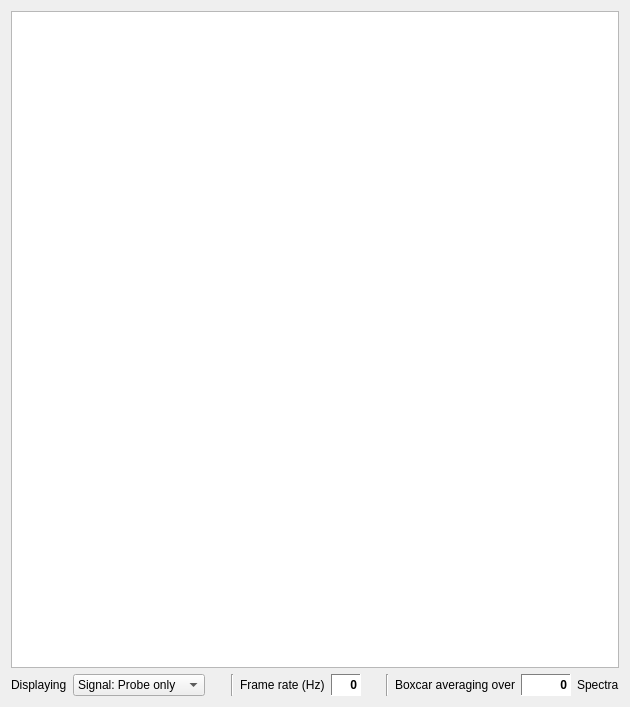
<?xml version="1.0" encoding="UTF-8"?>
<ui version="4.0">
 <class>Form</class>
 <widget class="QWidget" name="Form">
  <property name="geometry">
   <rect>
    <x>0</x>
    <y>0</y>
    <width>630</width>
    <height>707</height>
   </rect>
  </property>
  <property name="windowTitle">
   <string>Imager widget</string>
  </property>
  <layout class="QVBoxLayout" name="verticalLayout_2">
   <item>
    <widget class="PlotWidget" name="plotWidget"/>
   </item>
   <item>
    <layout class="QHBoxLayout" name="horizontalLayout">
     <property name="sizeConstraint">
      <enum>QLayout::SetDefaultConstraint</enum>
     </property>
     <item>
      <widget class="QLabel" name="label_2">
       <property name="text">
        <string>Displaying</string>
       </property>
      </widget>
     </item>
     <item>
      <widget class="QComboBox" name="plotDataComboBox">
       <property name="sizePolicy">
        <sizepolicy hsizetype="Preferred" vsizetype="Fixed">
         <horstretch>0</horstretch>
         <verstretch>0</verstretch>
        </sizepolicy>
       </property>
       <property name="minimumSize">
        <size>
         <width>120</width>
         <height>0</height>
        </size>
       </property>
       <item>
        <property name="text">
         <string>Signal: Probe only</string>
        </property>
       </item>
       <item>
        <property name="text">
         <string>Signal: Pump-Probe</string>
        </property>
       </item>
       <item>
        <property name="text">
         <string>Signal: Ratio</string>
        </property>
       </item>
       <item>
        <property name="text">
         <string>Signal: Optical Density</string>
        </property>
       </item>
       <item>
        <property name="text">
         <string>RMS: Probe Only</string>
        </property>
       </item>
       <item>
        <property name="text">
         <string>RMS: Pump-Probe</string>
        </property>
       </item>
       <item>
        <property name="text">
         <string>RMS: Ratio</string>
        </property>
       </item>
       <item>
        <property name="text">
         <string>RMS: Optical Density</string>
        </property>
       </item>
      </widget>
     </item>
     <item>
      <spacer name="horizontalSpacer">
       <property name="orientation">
        <enum>Qt::Horizontal</enum>
       </property>
       <property name="sizeHint" stdset="0">
        <size>
         <width>40</width>
         <height>20</height>
        </size>
       </property>
      </spacer>
     </item>
     <item>
      <widget class="Line" name="line">
       <property name="orientation">
        <enum>Qt::Vertical</enum>
       </property>
      </widget>
     </item>
     <item>
      <widget class="QLabel" name="label_5">
       <property name="text">
        <string>Frame rate (Hz)</string>
       </property>
      </widget>
     </item>
     <item>
      <widget class="QLabel" name="fpsLabel">
       <property name="minimumSize">
        <size>
         <width>30</width>
         <height>0</height>
        </size>
       </property>
       <property name="palette">
        <palette>
         <active>
          <colorrole role="WindowText">
           <brush brushstyle="SolidPattern">
            <color alpha="255">
             <red>0</red>
             <green>0</green>
             <blue>0</blue>
            </color>
           </brush>
          </colorrole>
          <colorrole role="Button">
           <brush brushstyle="SolidPattern">
            <color alpha="255">
             <red>255</red>
             <green>255</green>
             <blue>255</blue>
            </color>
           </brush>
          </colorrole>
          <colorrole role="Light">
           <brush brushstyle="SolidPattern">
            <color alpha="255">
             <red>255</red>
             <green>255</green>
             <blue>255</blue>
            </color>
           </brush>
          </colorrole>
          <colorrole role="Midlight">
           <brush brushstyle="SolidPattern">
            <color alpha="255">
             <red>255</red>
             <green>255</green>
             <blue>255</blue>
            </color>
           </brush>
          </colorrole>
          <colorrole role="Dark">
           <brush brushstyle="SolidPattern">
            <color alpha="255">
             <red>127</red>
             <green>127</green>
             <blue>127</blue>
            </color>
           </brush>
          </colorrole>
          <colorrole role="Mid">
           <brush brushstyle="SolidPattern">
            <color alpha="255">
             <red>170</red>
             <green>170</green>
             <blue>170</blue>
            </color>
           </brush>
          </colorrole>
          <colorrole role="Text">
           <brush brushstyle="SolidPattern">
            <color alpha="255">
             <red>0</red>
             <green>0</green>
             <blue>0</blue>
            </color>
           </brush>
          </colorrole>
          <colorrole role="BrightText">
           <brush brushstyle="SolidPattern">
            <color alpha="255">
             <red>255</red>
             <green>255</green>
             <blue>255</blue>
            </color>
           </brush>
          </colorrole>
          <colorrole role="ButtonText">
           <brush brushstyle="SolidPattern">
            <color alpha="255">
             <red>0</red>
             <green>0</green>
             <blue>0</blue>
            </color>
           </brush>
          </colorrole>
          <colorrole role="Base">
           <brush brushstyle="SolidPattern">
            <color alpha="255">
             <red>255</red>
             <green>255</green>
             <blue>255</blue>
            </color>
           </brush>
          </colorrole>
          <colorrole role="Window">
           <brush brushstyle="SolidPattern">
            <color alpha="255">
             <red>255</red>
             <green>255</green>
             <blue>255</blue>
            </color>
           </brush>
          </colorrole>
          <colorrole role="Shadow">
           <brush brushstyle="SolidPattern">
            <color alpha="255">
             <red>0</red>
             <green>0</green>
             <blue>0</blue>
            </color>
           </brush>
          </colorrole>
          <colorrole role="AlternateBase">
           <brush brushstyle="SolidPattern">
            <color alpha="255">
             <red>255</red>
             <green>255</green>
             <blue>255</blue>
            </color>
           </brush>
          </colorrole>
          <colorrole role="ToolTipBase">
           <brush brushstyle="SolidPattern">
            <color alpha="255">
             <red>255</red>
             <green>255</green>
             <blue>220</blue>
            </color>
           </brush>
          </colorrole>
          <colorrole role="ToolTipText">
           <brush brushstyle="SolidPattern">
            <color alpha="255">
             <red>0</red>
             <green>0</green>
             <blue>0</blue>
            </color>
           </brush>
          </colorrole>
         </active>
         <inactive>
          <colorrole role="WindowText">
           <brush brushstyle="SolidPattern">
            <color alpha="255">
             <red>0</red>
             <green>0</green>
             <blue>0</blue>
            </color>
           </brush>
          </colorrole>
          <colorrole role="Button">
           <brush brushstyle="SolidPattern">
            <color alpha="255">
             <red>255</red>
             <green>255</green>
             <blue>255</blue>
            </color>
           </brush>
          </colorrole>
          <colorrole role="Light">
           <brush brushstyle="SolidPattern">
            <color alpha="255">
             <red>255</red>
             <green>255</green>
             <blue>255</blue>
            </color>
           </brush>
          </colorrole>
          <colorrole role="Midlight">
           <brush brushstyle="SolidPattern">
            <color alpha="255">
             <red>255</red>
             <green>255</green>
             <blue>255</blue>
            </color>
           </brush>
          </colorrole>
          <colorrole role="Dark">
           <brush brushstyle="SolidPattern">
            <color alpha="255">
             <red>127</red>
             <green>127</green>
             <blue>127</blue>
            </color>
           </brush>
          </colorrole>
          <colorrole role="Mid">
           <brush brushstyle="SolidPattern">
            <color alpha="255">
             <red>170</red>
             <green>170</green>
             <blue>170</blue>
            </color>
           </brush>
          </colorrole>
          <colorrole role="Text">
           <brush brushstyle="SolidPattern">
            <color alpha="255">
             <red>0</red>
             <green>0</green>
             <blue>0</blue>
            </color>
           </brush>
          </colorrole>
          <colorrole role="BrightText">
           <brush brushstyle="SolidPattern">
            <color alpha="255">
             <red>255</red>
             <green>255</green>
             <blue>255</blue>
            </color>
           </brush>
          </colorrole>
          <colorrole role="ButtonText">
           <brush brushstyle="SolidPattern">
            <color alpha="255">
             <red>0</red>
             <green>0</green>
             <blue>0</blue>
            </color>
           </brush>
          </colorrole>
          <colorrole role="Base">
           <brush brushstyle="SolidPattern">
            <color alpha="255">
             <red>255</red>
             <green>255</green>
             <blue>255</blue>
            </color>
           </brush>
          </colorrole>
          <colorrole role="Window">
           <brush brushstyle="SolidPattern">
            <color alpha="255">
             <red>255</red>
             <green>255</green>
             <blue>255</blue>
            </color>
           </brush>
          </colorrole>
          <colorrole role="Shadow">
           <brush brushstyle="SolidPattern">
            <color alpha="255">
             <red>0</red>
             <green>0</green>
             <blue>0</blue>
            </color>
           </brush>
          </colorrole>
          <colorrole role="AlternateBase">
           <brush brushstyle="SolidPattern">
            <color alpha="255">
             <red>255</red>
             <green>255</green>
             <blue>255</blue>
            </color>
           </brush>
          </colorrole>
          <colorrole role="ToolTipBase">
           <brush brushstyle="SolidPattern">
            <color alpha="255">
             <red>255</red>
             <green>255</green>
             <blue>220</blue>
            </color>
           </brush>
          </colorrole>
          <colorrole role="ToolTipText">
           <brush brushstyle="SolidPattern">
            <color alpha="255">
             <red>0</red>
             <green>0</green>
             <blue>0</blue>
            </color>
           </brush>
          </colorrole>
         </inactive>
         <disabled>
          <colorrole role="WindowText">
           <brush brushstyle="SolidPattern">
            <color alpha="255">
             <red>127</red>
             <green>127</green>
             <blue>127</blue>
            </color>
           </brush>
          </colorrole>
          <colorrole role="Button">
           <brush brushstyle="SolidPattern">
            <color alpha="255">
             <red>255</red>
             <green>255</green>
             <blue>255</blue>
            </color>
           </brush>
          </colorrole>
          <colorrole role="Light">
           <brush brushstyle="SolidPattern">
            <color alpha="255">
             <red>255</red>
             <green>255</green>
             <blue>255</blue>
            </color>
           </brush>
          </colorrole>
          <colorrole role="Midlight">
           <brush brushstyle="SolidPattern">
            <color alpha="255">
             <red>255</red>
             <green>255</green>
             <blue>255</blue>
            </color>
           </brush>
          </colorrole>
          <colorrole role="Dark">
           <brush brushstyle="SolidPattern">
            <color alpha="255">
             <red>127</red>
             <green>127</green>
             <blue>127</blue>
            </color>
           </brush>
          </colorrole>
          <colorrole role="Mid">
           <brush brushstyle="SolidPattern">
            <color alpha="255">
             <red>170</red>
             <green>170</green>
             <blue>170</blue>
            </color>
           </brush>
          </colorrole>
          <colorrole role="Text">
           <brush brushstyle="SolidPattern">
            <color alpha="255">
             <red>127</red>
             <green>127</green>
             <blue>127</blue>
            </color>
           </brush>
          </colorrole>
          <colorrole role="BrightText">
           <brush brushstyle="SolidPattern">
            <color alpha="255">
             <red>255</red>
             <green>255</green>
             <blue>255</blue>
            </color>
           </brush>
          </colorrole>
          <colorrole role="ButtonText">
           <brush brushstyle="SolidPattern">
            <color alpha="255">
             <red>127</red>
             <green>127</green>
             <blue>127</blue>
            </color>
           </brush>
          </colorrole>
          <colorrole role="Base">
           <brush brushstyle="SolidPattern">
            <color alpha="255">
             <red>255</red>
             <green>255</green>
             <blue>255</blue>
            </color>
           </brush>
          </colorrole>
          <colorrole role="Window">
           <brush brushstyle="SolidPattern">
            <color alpha="255">
             <red>255</red>
             <green>255</green>
             <blue>255</blue>
            </color>
           </brush>
          </colorrole>
          <colorrole role="Shadow">
           <brush brushstyle="SolidPattern">
            <color alpha="255">
             <red>0</red>
             <green>0</green>
             <blue>0</blue>
            </color>
           </brush>
          </colorrole>
          <colorrole role="AlternateBase">
           <brush brushstyle="SolidPattern">
            <color alpha="255">
             <red>255</red>
             <green>255</green>
             <blue>255</blue>
            </color>
           </brush>
          </colorrole>
          <colorrole role="ToolTipBase">
           <brush brushstyle="SolidPattern">
            <color alpha="255">
             <red>255</red>
             <green>255</green>
             <blue>220</blue>
            </color>
           </brush>
          </colorrole>
          <colorrole role="ToolTipText">
           <brush brushstyle="SolidPattern">
            <color alpha="255">
             <red>0</red>
             <green>0</green>
             <blue>0</blue>
            </color>
           </brush>
          </colorrole>
         </disabled>
        </palette>
       </property>
       <property name="font">
        <font>
         <weight>75</weight>
         <bold>true</bold>
        </font>
       </property>
       <property name="autoFillBackground">
        <bool>true</bool>
       </property>
       <property name="frameShape">
        <enum>QFrame::Panel</enum>
       </property>
       <property name="frameShadow">
        <enum>QFrame::Sunken</enum>
       </property>
       <property name="text">
        <string>0</string>
       </property>
       <property name="textFormat">
        <enum>Qt::PlainText</enum>
       </property>
       <property name="alignment">
        <set>Qt::AlignRight|Qt::AlignTrailing|Qt::AlignVCenter</set>
       </property>
      </widget>
     </item>
     <item>
      <spacer name="horizontalSpacer_2">
       <property name="orientation">
        <enum>Qt::Horizontal</enum>
       </property>
       <property name="sizeHint" stdset="0">
        <size>
         <width>40</width>
         <height>20</height>
        </size>
       </property>
      </spacer>
     </item>
     <item>
      <widget class="Line" name="line_2">
       <property name="orientation">
        <enum>Qt::Vertical</enum>
       </property>
      </widget>
     </item>
     <item>
      <widget class="QLabel" name="label">
       <property name="text">
        <string>Boxcar averaging over</string>
       </property>
      </widget>
     </item>
     <item>
      <widget class="QLabel" name="countupLabel">
       <property name="minimumSize">
        <size>
         <width>50</width>
         <height>0</height>
        </size>
       </property>
       <property name="palette">
        <palette>
         <active>
          <colorrole role="WindowText">
           <brush brushstyle="SolidPattern">
            <color alpha="255">
             <red>0</red>
             <green>0</green>
             <blue>0</blue>
            </color>
           </brush>
          </colorrole>
          <colorrole role="Button">
           <brush brushstyle="SolidPattern">
            <color alpha="255">
             <red>255</red>
             <green>255</green>
             <blue>255</blue>
            </color>
           </brush>
          </colorrole>
          <colorrole role="Light">
           <brush brushstyle="SolidPattern">
            <color alpha="255">
             <red>255</red>
             <green>255</green>
             <blue>255</blue>
            </color>
           </brush>
          </colorrole>
          <colorrole role="Midlight">
           <brush brushstyle="SolidPattern">
            <color alpha="255">
             <red>255</red>
             <green>255</green>
             <blue>255</blue>
            </color>
           </brush>
          </colorrole>
          <colorrole role="Dark">
           <brush brushstyle="SolidPattern">
            <color alpha="255">
             <red>127</red>
             <green>127</green>
             <blue>127</blue>
            </color>
           </brush>
          </colorrole>
          <colorrole role="Mid">
           <brush brushstyle="SolidPattern">
            <color alpha="255">
             <red>170</red>
             <green>170</green>
             <blue>170</blue>
            </color>
           </brush>
          </colorrole>
          <colorrole role="Text">
           <brush brushstyle="SolidPattern">
            <color alpha="255">
             <red>0</red>
             <green>0</green>
             <blue>0</blue>
            </color>
           </brush>
          </colorrole>
          <colorrole role="BrightText">
           <brush brushstyle="SolidPattern">
            <color alpha="255">
             <red>255</red>
             <green>255</green>
             <blue>255</blue>
            </color>
           </brush>
          </colorrole>
          <colorrole role="ButtonText">
           <brush brushstyle="SolidPattern">
            <color alpha="255">
             <red>0</red>
             <green>0</green>
             <blue>0</blue>
            </color>
           </brush>
          </colorrole>
          <colorrole role="Base">
           <brush brushstyle="SolidPattern">
            <color alpha="255">
             <red>255</red>
             <green>255</green>
             <blue>255</blue>
            </color>
           </brush>
          </colorrole>
          <colorrole role="Window">
           <brush brushstyle="SolidPattern">
            <color alpha="255">
             <red>255</red>
             <green>255</green>
             <blue>255</blue>
            </color>
           </brush>
          </colorrole>
          <colorrole role="Shadow">
           <brush brushstyle="SolidPattern">
            <color alpha="255">
             <red>0</red>
             <green>0</green>
             <blue>0</blue>
            </color>
           </brush>
          </colorrole>
          <colorrole role="AlternateBase">
           <brush brushstyle="SolidPattern">
            <color alpha="255">
             <red>255</red>
             <green>255</green>
             <blue>255</blue>
            </color>
           </brush>
          </colorrole>
          <colorrole role="ToolTipBase">
           <brush brushstyle="SolidPattern">
            <color alpha="255">
             <red>255</red>
             <green>255</green>
             <blue>220</blue>
            </color>
           </brush>
          </colorrole>
          <colorrole role="ToolTipText">
           <brush brushstyle="SolidPattern">
            <color alpha="255">
             <red>0</red>
             <green>0</green>
             <blue>0</blue>
            </color>
           </brush>
          </colorrole>
         </active>
         <inactive>
          <colorrole role="WindowText">
           <brush brushstyle="SolidPattern">
            <color alpha="255">
             <red>0</red>
             <green>0</green>
             <blue>0</blue>
            </color>
           </brush>
          </colorrole>
          <colorrole role="Button">
           <brush brushstyle="SolidPattern">
            <color alpha="255">
             <red>255</red>
             <green>255</green>
             <blue>255</blue>
            </color>
           </brush>
          </colorrole>
          <colorrole role="Light">
           <brush brushstyle="SolidPattern">
            <color alpha="255">
             <red>255</red>
             <green>255</green>
             <blue>255</blue>
            </color>
           </brush>
          </colorrole>
          <colorrole role="Midlight">
           <brush brushstyle="SolidPattern">
            <color alpha="255">
             <red>255</red>
             <green>255</green>
             <blue>255</blue>
            </color>
           </brush>
          </colorrole>
          <colorrole role="Dark">
           <brush brushstyle="SolidPattern">
            <color alpha="255">
             <red>127</red>
             <green>127</green>
             <blue>127</blue>
            </color>
           </brush>
          </colorrole>
          <colorrole role="Mid">
           <brush brushstyle="SolidPattern">
            <color alpha="255">
             <red>170</red>
             <green>170</green>
             <blue>170</blue>
            </color>
           </brush>
          </colorrole>
          <colorrole role="Text">
           <brush brushstyle="SolidPattern">
            <color alpha="255">
             <red>0</red>
             <green>0</green>
             <blue>0</blue>
            </color>
           </brush>
          </colorrole>
          <colorrole role="BrightText">
           <brush brushstyle="SolidPattern">
            <color alpha="255">
             <red>255</red>
             <green>255</green>
             <blue>255</blue>
            </color>
           </brush>
          </colorrole>
          <colorrole role="ButtonText">
           <brush brushstyle="SolidPattern">
            <color alpha="255">
             <red>0</red>
             <green>0</green>
             <blue>0</blue>
            </color>
           </brush>
          </colorrole>
          <colorrole role="Base">
           <brush brushstyle="SolidPattern">
            <color alpha="255">
             <red>255</red>
             <green>255</green>
             <blue>255</blue>
            </color>
           </brush>
          </colorrole>
          <colorrole role="Window">
           <brush brushstyle="SolidPattern">
            <color alpha="255">
             <red>255</red>
             <green>255</green>
             <blue>255</blue>
            </color>
           </brush>
          </colorrole>
          <colorrole role="Shadow">
           <brush brushstyle="SolidPattern">
            <color alpha="255">
             <red>0</red>
             <green>0</green>
             <blue>0</blue>
            </color>
           </brush>
          </colorrole>
          <colorrole role="AlternateBase">
           <brush brushstyle="SolidPattern">
            <color alpha="255">
             <red>255</red>
             <green>255</green>
             <blue>255</blue>
            </color>
           </brush>
          </colorrole>
          <colorrole role="ToolTipBase">
           <brush brushstyle="SolidPattern">
            <color alpha="255">
             <red>255</red>
             <green>255</green>
             <blue>220</blue>
            </color>
           </brush>
          </colorrole>
          <colorrole role="ToolTipText">
           <brush brushstyle="SolidPattern">
            <color alpha="255">
             <red>0</red>
             <green>0</green>
             <blue>0</blue>
            </color>
           </brush>
          </colorrole>
         </inactive>
         <disabled>
          <colorrole role="WindowText">
           <brush brushstyle="SolidPattern">
            <color alpha="255">
             <red>127</red>
             <green>127</green>
             <blue>127</blue>
            </color>
           </brush>
          </colorrole>
          <colorrole role="Button">
           <brush brushstyle="SolidPattern">
            <color alpha="255">
             <red>255</red>
             <green>255</green>
             <blue>255</blue>
            </color>
           </brush>
          </colorrole>
          <colorrole role="Light">
           <brush brushstyle="SolidPattern">
            <color alpha="255">
             <red>255</red>
             <green>255</green>
             <blue>255</blue>
            </color>
           </brush>
          </colorrole>
          <colorrole role="Midlight">
           <brush brushstyle="SolidPattern">
            <color alpha="255">
             <red>255</red>
             <green>255</green>
             <blue>255</blue>
            </color>
           </brush>
          </colorrole>
          <colorrole role="Dark">
           <brush brushstyle="SolidPattern">
            <color alpha="255">
             <red>127</red>
             <green>127</green>
             <blue>127</blue>
            </color>
           </brush>
          </colorrole>
          <colorrole role="Mid">
           <brush brushstyle="SolidPattern">
            <color alpha="255">
             <red>170</red>
             <green>170</green>
             <blue>170</blue>
            </color>
           </brush>
          </colorrole>
          <colorrole role="Text">
           <brush brushstyle="SolidPattern">
            <color alpha="255">
             <red>127</red>
             <green>127</green>
             <blue>127</blue>
            </color>
           </brush>
          </colorrole>
          <colorrole role="BrightText">
           <brush brushstyle="SolidPattern">
            <color alpha="255">
             <red>255</red>
             <green>255</green>
             <blue>255</blue>
            </color>
           </brush>
          </colorrole>
          <colorrole role="ButtonText">
           <brush brushstyle="SolidPattern">
            <color alpha="255">
             <red>127</red>
             <green>127</green>
             <blue>127</blue>
            </color>
           </brush>
          </colorrole>
          <colorrole role="Base">
           <brush brushstyle="SolidPattern">
            <color alpha="255">
             <red>255</red>
             <green>255</green>
             <blue>255</blue>
            </color>
           </brush>
          </colorrole>
          <colorrole role="Window">
           <brush brushstyle="SolidPattern">
            <color alpha="255">
             <red>255</red>
             <green>255</green>
             <blue>255</blue>
            </color>
           </brush>
          </colorrole>
          <colorrole role="Shadow">
           <brush brushstyle="SolidPattern">
            <color alpha="255">
             <red>0</red>
             <green>0</green>
             <blue>0</blue>
            </color>
           </brush>
          </colorrole>
          <colorrole role="AlternateBase">
           <brush brushstyle="SolidPattern">
            <color alpha="255">
             <red>255</red>
             <green>255</green>
             <blue>255</blue>
            </color>
           </brush>
          </colorrole>
          <colorrole role="ToolTipBase">
           <brush brushstyle="SolidPattern">
            <color alpha="255">
             <red>255</red>
             <green>255</green>
             <blue>220</blue>
            </color>
           </brush>
          </colorrole>
          <colorrole role="ToolTipText">
           <brush brushstyle="SolidPattern">
            <color alpha="255">
             <red>0</red>
             <green>0</green>
             <blue>0</blue>
            </color>
           </brush>
          </colorrole>
         </disabled>
        </palette>
       </property>
       <property name="font">
        <font>
         <weight>75</weight>
         <bold>true</bold>
        </font>
       </property>
       <property name="autoFillBackground">
        <bool>true</bool>
       </property>
       <property name="frameShape">
        <enum>QFrame::Panel</enum>
       </property>
       <property name="frameShadow">
        <enum>QFrame::Sunken</enum>
       </property>
       <property name="text">
        <string>0</string>
       </property>
       <property name="alignment">
        <set>Qt::AlignRight|Qt::AlignTrailing|Qt::AlignVCenter</set>
       </property>
      </widget>
     </item>
     <item>
      <widget class="QLabel" name="label_3">
       <property name="text">
        <string>Spectra</string>
       </property>
      </widget>
     </item>
    </layout>
   </item>
  </layout>
 </widget>
 <customwidgets>
  <customwidget>
   <class>PlotWidget</class>
   <extends>QGraphicsView</extends>
   <header>pyqtgraph</header>
  </customwidget>
 </customwidgets>
 <resources/>
 <connections/>
</ui>
